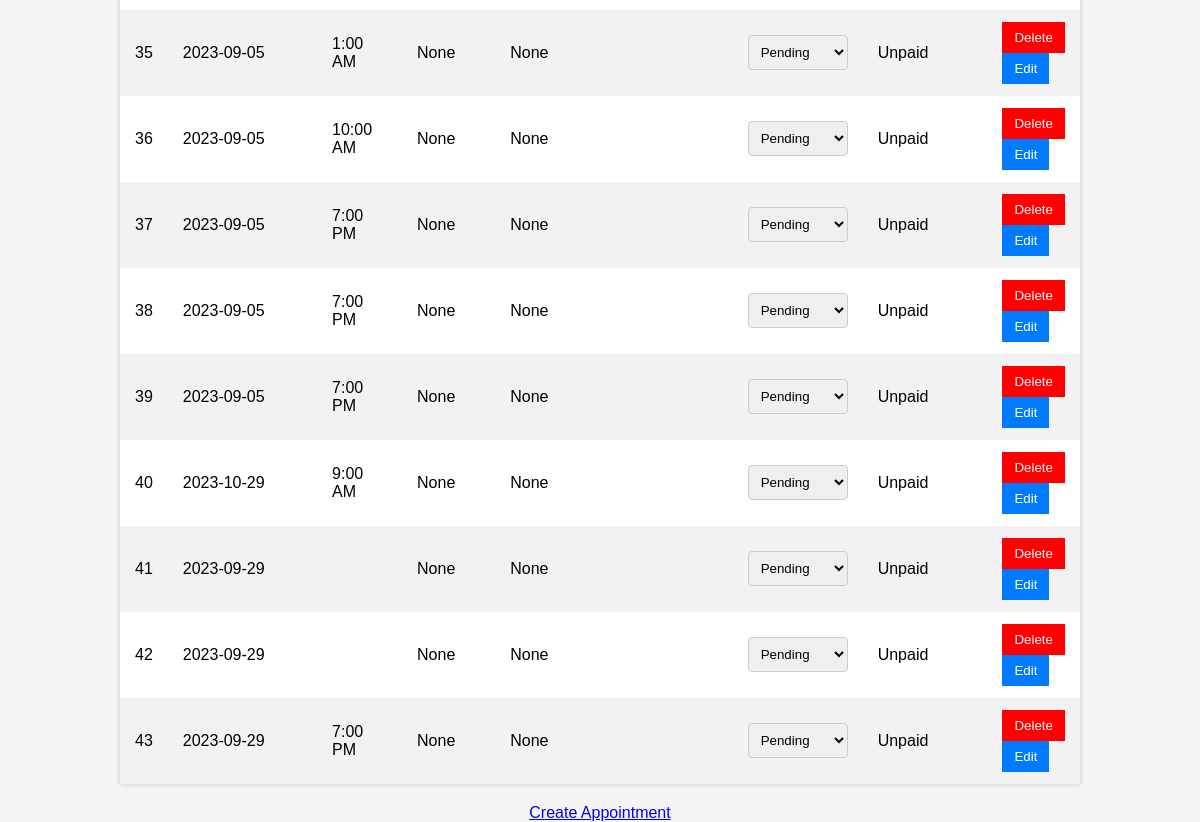
The page /admin_view (signed in, lower part) on the database as committed earlier.
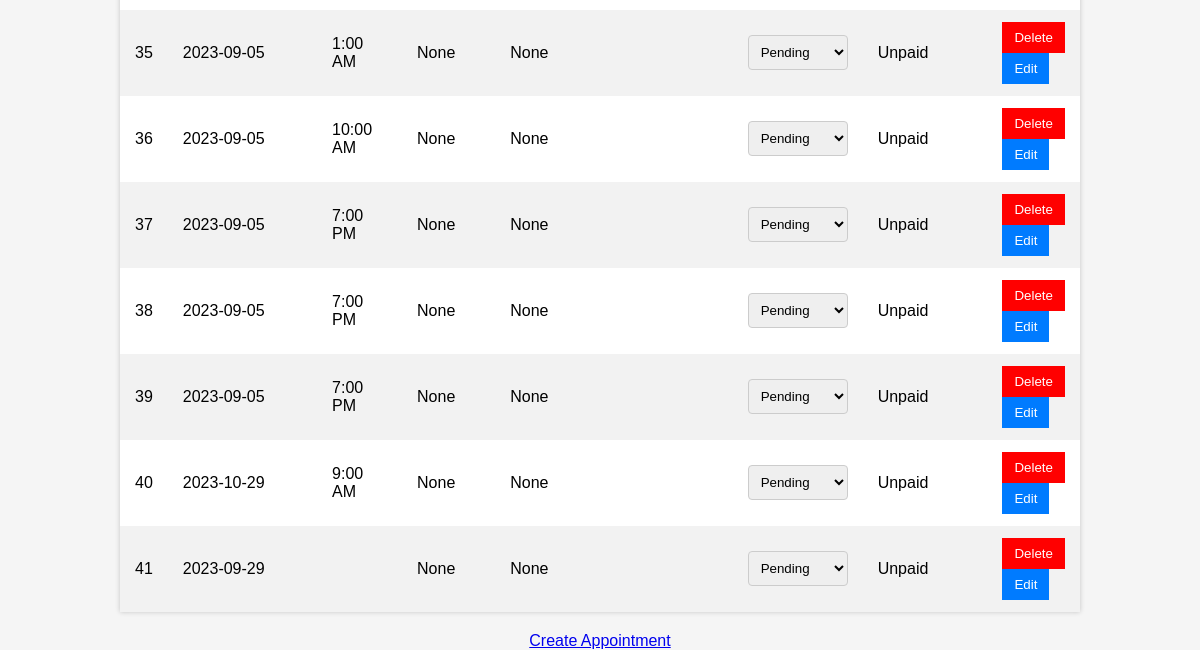
The same page on the database as committed later.
### app.py (models this page shows)
class Appointment(db.Model):
    id = db.Column(db.Integer, primary_key=True)
    full_name = db.Column(db.String)
    email = db.Column(db.String)
    status = db.Column(db.String)
    payment_status = db.Column(db.String)
    date = db.Column(db.String)
    start_time = db.Column(db.String)  # Change the type to String
    end_time = db.Column(db.String)

### app.py (the view, shortened to what this page needs)
@app.route('/admin_view', methods=['GET', 'POST'])
def admin_view():
    if 'admin_authenticated' not in session or not session['admin_authenticated']:
        return redirect(url_for('login'))
    appointments = Appointment.query.all()
    booked_slots = db.session.query(BookedSlot, Appointment).join(Appointment).all()
    availability_slots = [slot for slot, _ in booked_slots if slot.status == "unavailable"]
    return render_template('admin_view.html', appointments=appointments , booked_slots= booked_slots ,availability_slots=availability_slots )

### templates/admin_view.html (shortened to what this page needs)
<!DOCTYPE html>
<html>
<head>
</head>
<body>
    <div class="tab-content active" id="appointmentsTab">
        <table>
            <tbody>
                {% for appointment in appointments %}
                <tr>
                    <td>{{ appointment.id }}</td>
                    <td>{{ appointment.date.split(" ")[0]}}</td>
                    <td>{{ appointment.start_time }}</td>
                    <td>{{ appointment.full_name }}</td>
                    <td>{{ appointment.email }}</td>
                    <td>
                        <select name="appointment_status">
                            <option value="pending" {% if appointment.status == 'pending' %}selected{% endif %}>Pending</option>
                        </select>
                    </td>
                    <td>{{ appointment.payment_status }}</td>
                    <td>
                        <form method="POST" action="{{ url_for('admin_view') }}">
                            <button type="submit" id="delete_button" name="action" value="delete" class="delete_button">Delete</button>
                        </form>
                        <form method="GET" action="{{ url_for('edit_appointment', appointment_id=appointment.id) }}">
                            <button type="submit">Edit</button>
                        </form>
                    </td>
                </tr>
                {% endfor %}
            </tbody>
        </table>
        <a href="{{ url_for('create_appointment') }}">Create Appointment</a>
    </div>
</body>
</html>

### templates/admin_view.html (style rules this page uses)
body { font-family: Arial, sans-serif; margin: 0; padding: 0; background-color: #f5f5f5; }
table { margin: 20px auto; border-collapse: collapse; width: 80%; background-color: #fff; box-shadow: 0px 0px 5px 0px rgba(0, 0, 0, 0.2); }
tr:nth-child(even) { background-color: #f2f2f2; }
select { padding: 8px; border: 1px solid #ccc; border-radius: 4px; }
.delete_button { background-color: red !important; }
a { display: block; text-align: center; margin-top: 20px; }
.tab-content { display: none; }
.tab-content.active { display: block; }

Rows that differ between the two databases and show on the page:
removed Appointment: id "42", date "2023-09-29", full_name "None", email "None", payment_status "Unpaid"
removed Appointment: id "43", date "2023-09-29", start_time "7:00 PM", full_name "None", email "None", payment_status "Unpaid"
